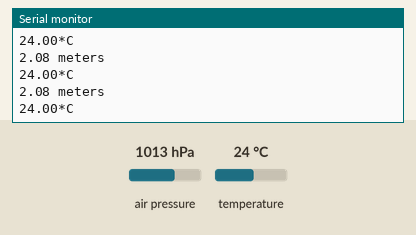
The sketch below on a simulated Arduino Uno, built with avr-gcc and run on an emulated ATmega328P. Shown: the last lines printed to the serial monitor. The inputs (shaded band) are chosen by the test bench; at power-on: air pressure 1013 hPa, temperature 24 °C.

Above: at 1.2 s.
1.3 s: air pressure set to 952 hPa
At 1.71 s:
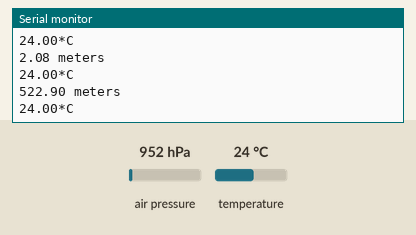
4.3 s: temperature set to 12 °C
At 4.74 s:
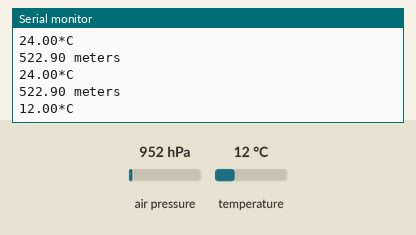
5.8 s: air pressure set to 975 hPa
At 6.0 s:
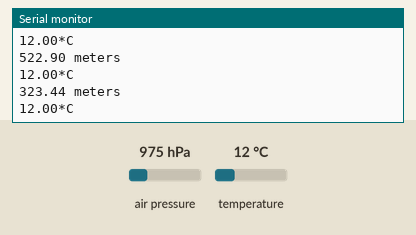
Timing chart, 0 to 8.8 s (numbered marks = the images above; inputs shaded):
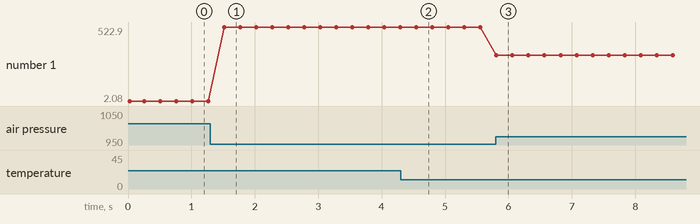

Measured:
- after the input at 1.3 s, the serial monitor: prints a new line after 0.22 s (image 1)
- after the input at 4.3 s, the serial monitor: prints a new line after 0.26 s (image 2)
- after the input at 5.8 s, the serial monitor: prints a new line at once (image 3)
- plotted number 1: 2.08 → 522.9 after the input at 1.3 s, 522.9 → 323.44 after the input at 5.8 s

The sketch:

testmpl3115a2.ino
```cpp
#include <Wire.h>
#include <Adafruit_MPL3115A2.h>

Adafruit_MPL3115A2 baro = Adafruit_MPL3115A2();

void setup() {
  Serial.begin(9600);
  Serial.println("Adafruit_MPL3115A2 test!");
}

void loop() {
  if (! baro.begin()) {
    Serial.println("Couldnt find sensor");
    return;
  }

  float altm = baro.getAltitude();
  Serial.print(altm); Serial.println(" meters");

  float tempC = baro.getTemperature();
  Serial.print(tempC); Serial.println("*C");

  delay(250);
}
```
